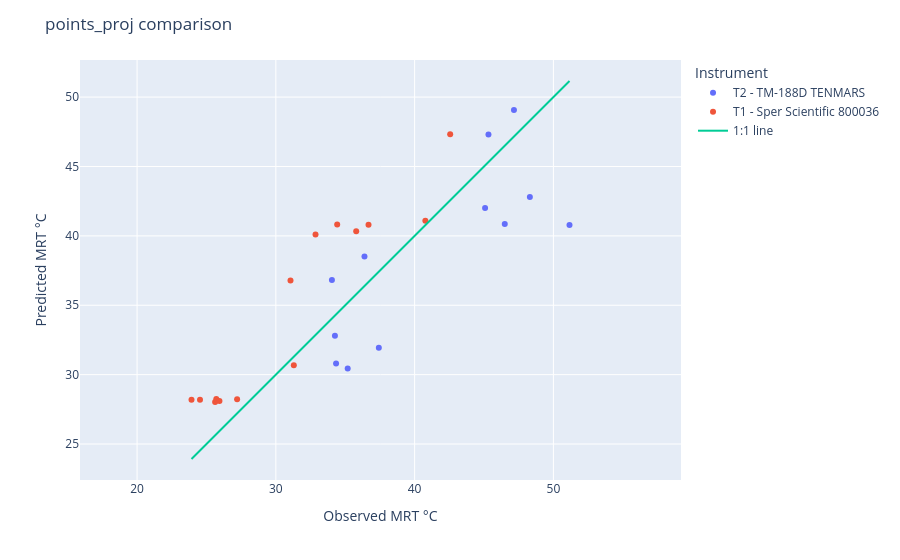

Notebook source saved alongside this figure:
### Code cell
obs = points_proj['MRT']
pred = points_proj['MRT_predicted']-5

# Compute 1:1 line range
m = min(obs.min(), pred.min())
M = max(obs.max(), pred.max())

# Scatter
fig = px.scatter(
    points_proj,
    x=obs,
    y=pred,
    color="Instrument",
    hover_data=["TG", "TA","WIND M/S", "condition"],
)

# 1:1 line
fig.add_scatter(
    x=[m, M],
    y=[m, M],
    mode="lines",
    name="1:1 line"
)

fig.update_layout(
    xaxis_title="Observed MRT °C",
    yaxis_title="Predicted MRT °C",
    title="points_proj comparison"
)

fig.update_yaxes(scaleanchor="x", scaleratio=1)

fig.show()

### Figure 1 — Plotly figure (JSON) as saved in the notebook; plotly's stock layout.template omitted (floating-point values rounded to 4 significant figures)
{"data": [{"customdata": [[31.6, 28.7, 2.7, "SHADOW"], [38.7, 30.1, 1.6, "SUN"], [34.4, 30.7, 0.9, "SHADOW"], [38.6, 30.2, 1.6, "SUN"], [33, 28.9, 1, "SHADOW"], [39.4, 29.2, 3, "SUN"], [32.5, 30.4, 0, "SHADOW"], [41.1, 31.5, 1.7, "SUN"], [32.5, 30.3, 0.4, "SHADOW"], [43.7, 33.5, 0.6, "SUN"], [33.1, 30.6, 0, "SHADOW"], [39.4, 30.1, 2.4, "SUN"]], "hovertemplate": "Instrument=T2 - TM-188D TENMARS <br>MRT=%{x}<br>y=%{y}<br>TG=%{customdata[0]}<br>TA=%{customdata[1]}<br>WIND M/S=%{customdata[2]}<br>condition=%{customdata[3]}<extra></extra>", "legendgroup": "T2 - TM-188D TENMARS ", "marker": {"color": "#636efa", "symbol": "circle"}, "mode": "markers", "name": "T2 - TM-188D TENMARS ", "orientation": "v", "showlegend": true, "type": "scatter", "x": [34.04, 45.32, 37.42, 45.08, 36.39, 47.16, 34.26, 48.3, 34.34, 51.16, 35.18, 46.5], "xaxis": "x", "y": [36.81, 47.31, 31.94, 42.01, 38.52, 49.08, 32.8, 42.8, 30.81, 40.79, 30.45, 40.85], "yaxis": "y"}, {"customdata": [[32.6, 29.3, 0, "SHADOW"], [42.2, 28.9, 0.7, "SUN"], [38, 34.4, 0.2, "SUN"], [40.9, 35, 0.8, "SUN"], [42.7, 36.4, 0.3, "SUN"], [39.6, 34.8, 0.8, "SUN"], [46.8, 37.2, 0.7, "SUN"], [34.8, 31.9, 0.1, "SHADOW"], [31.8, 32.3, 0, "SHADOW"], [30, 31.6, 0, "SHADOW"], [29.3, 31.8, 0, "SHADOW"], [28.9, 31.9, 0, "SHADOW"], [29.6, 31, 0, "SHADOW"], [29.7, 30.9, 0, "SHADOW"]], "hovertemplate": "Instrument=T1 - Sper Scientific 800036 <br>MRT=%{x}<br>y=%{y}<br>TG=%{customdata[0]}<br>TA=%{customdata[1]}<br>WIND M/S=%{customdata[2]}<br>condition=%{customdata[3]}<extra></extra>", "legendgroup": "T1 - Sper Scientific 800036 ", "marker": {"color": "#EF553B", "symbol": "circle"}, "mode": "markers", "name": "T1 - Sper Scientific 800036 ", "orientation": "v", "showlegend": true, "type": "scatter", "x": [31.06, 42.56, 32.86, 35.79, 36.68, 34.42, 40.77, 31.29, 27.21, 25.62, 24.53, 23.92, 25.71, 25.94], "xaxis": "x", "y": [36.79, 47.33, 40.1, 40.34, 40.8, 40.83, 41.09, 30.67, 28.23, 28.04, 28.19, 28.19, 28.24, 28.11], "yaxis": "y"}, {"mode": "lines", "name": "1:1 line", "type": "scatter", "x": [23.92, 51.16], "y": [23.92, 51.16]}], "layout": {"legend": {"title": {"text": "Instrument"}, "tracegroupgap": 0}, "margin": {"t": 60}, "title": {"text": "points_proj comparison"}, "xaxis": {"anchor": "y", "domain": [0, 1], "title": {"text": "Observed MRT °C"}}, "yaxis": {"anchor": "x", "domain": [0, 1], "scaleanchor": "x", "scaleratio": 1, "title": {"text": "Predicted MRT °C"}}}}
